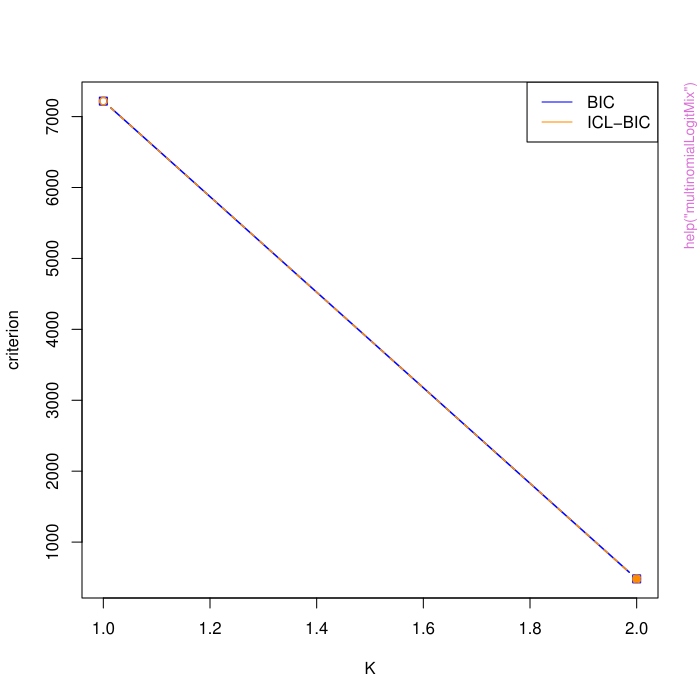

Here is the R script that generated this plot:
pkgname <- "multinomialLogitMix"
source(file.path(R.home("share"), "R", "examples-header.R"))
options(warn = 1)
base::assign(".ExTimings", "multinomialLogitMix-Ex.timings", pos = 'CheckExEnv')
base::cat("name\tuser\tsystem\telapsed\n", file=base::get(".ExTimings", pos = 'CheckExEnv'))
base::assign(".format_ptime",
function(x) {
  if(!is.na(x[4L])) x[1L] <- x[1L] + x[4L]
  if(!is.na(x[5L])) x[2L] <- x[2L] + x[5L]
  options(OutDec = '.')
  format(x[1L:3L], digits = 7L)
},
pos = 'CheckExEnv')

### * </HEADER>
library('multinomialLogitMix')

base::assign(".oldSearch", base::search(), pos = 'CheckExEnv')
base::assign(".old_wd", base::getwd(), pos = 'CheckExEnv')
cleanEx()
nameEx("dealWithLabelSwitching")
### * dealWithLabelSwitching

flush(stderr()); flush(stdout())

base::assign(".ptime", proc.time(), pos = "CheckExEnv")
### Name: dealWithLabelSwitching
### Title: Post-process the generated MCMC sample in order to undo possible
###   label switching.
### Aliases: dealWithLabelSwitching

### ** Examples

1+1



base::assign(".dptime", (proc.time() - get(".ptime", pos = "CheckExEnv")), pos = "CheckExEnv")
base::cat("dealWithLabelSwitching", base::get(".format_ptime", pos = 'CheckExEnv')(get(".dptime", pos = "CheckExEnv")), "\n", file=base::get(".ExTimings", pos = 'CheckExEnv'), append=TRUE, sep="\t")
cleanEx()
nameEx("gibbs_mala_sampler")
### * gibbs_mala_sampler

flush(stderr()); flush(stdout())

base::assign(".ptime", proc.time(), pos = "CheckExEnv")
### Name: gibbs_mala_sampler
### Title: The core of the Hybrid Gibbs/MALA MCMC sampler for the
###   multinomial logit mixture.
### Aliases: gibbs_mala_sampler

### ** Examples

#	Generate synthetic data
	K <- 2
	p <- 2
	D <- 2
	n <- 2
	set.seed(116)
	simData <- simulate_multinomial_data(K = K, p = p, D = D, n = n, size = 20, prob = 0.025)   


	gs <- gibbs_mala_sampler(y = simData$count_data, X = simData$design_matrix, 
		tau = 0.00035, nu2 = 100, K = 2, mcmc_iter = 3, 
		alpha_prior = rep(1,K), start_values = "RANDOM", 
		thin = 1, verbose = FALSE, checkAR = 100)




base::assign(".dptime", (proc.time() - get(".ptime", pos = "CheckExEnv")), pos = "CheckExEnv")
base::cat("gibbs_mala_sampler", base::get(".format_ptime", pos = 'CheckExEnv')(get(".dptime", pos = "CheckExEnv")), "\n", file=base::get(".ExTimings", pos = 'CheckExEnv'), append=TRUE, sep="\t")
cleanEx()
nameEx("gibbs_mala_sampler_ppt")
### * gibbs_mala_sampler_ppt

flush(stderr()); flush(stdout())

base::assign(".ptime", proc.time(), pos = "CheckExEnv")
### Name: gibbs_mala_sampler_ppt
### Title: Prior parallel tempering scheme of hybrid Gibbs/MALA MCMC
###   samplers for the multinomial logit mixture.
### Aliases: gibbs_mala_sampler_ppt

### ** Examples

#	Generate synthetic data

	K <- 2
	p <- 2
	D <- 3
	n <- 2
	set.seed(116)
	simData <- simulate_multinomial_data(K = K, p = p, D = D, n = n, size = 20, prob = 0.025)   



# apply mcmc sampler based on random starting values 

Kmax = 2
nChains = 2
dirPriorAlphas  = c(1, 1 + 5*exp((seq(2, 14, length = nChains - 1)))/100)/(200)
nCores <- 2
mcmc_cycles <- 2
iter_per_cycle = 2
warm_up <- 2

mcmc_random1 <-  gibbs_mala_sampler_ppt( y = simData$count_data, X = simData$design_matrix, 
		tau = 0.00035, nu2 = 100,  K = Kmax, dirPriorAlphas = dirPriorAlphas,
		mcmc_cycles = mcmc_cycles, iter_per_cycle = iter_per_cycle, 
		start_values = 'RANDOM', 
		nChains = nChains, nCores = nCores, warm_up = warm_up, showGraph = 1000, 
		checkAR = 1000)

#sampled values for the number of clusters (non-empty mixture components) per chain (columns)
mcmc_random1$nClusters



base::assign(".dptime", (proc.time() - get(".ptime", pos = "CheckExEnv")), pos = "CheckExEnv")
base::cat("gibbs_mala_sampler_ppt", base::get(".format_ptime", pos = 'CheckExEnv')(get(".dptime", pos = "CheckExEnv")), "\n", file=base::get(".ExTimings", pos = 'CheckExEnv'), append=TRUE, sep="\t")
cleanEx()
nameEx("mix_mnm_logistic")
### * mix_mnm_logistic

flush(stderr()); flush(stdout())

base::assign(".ptime", proc.time(), pos = "CheckExEnv")
### Name: mix_mnm_logistic
### Title: EM algorithm
### Aliases: mix_mnm_logistic

### ** Examples

#	Generate synthetic data

	K <- 2
	p <- 2
	D <- 3
	n <- 2
	set.seed(116)
	simData <- simulate_multinomial_data(K = K, p = p, D = D, n = n, size = 20, prob = 0.025)   

	
	SplitShakeSmallEM <- mix_mnm_logistic(y = simData$count_data, 
		X = simData$design_matrix, Kmax = 2, maxIter = 1, 
		emthreshold = 1e-8, maxNR = 1, nCores = 2, tsplit = 1, 
		msplit = 2, split = TRUE, R0 = 0.1, method = 5, 
		plotting = FALSE)
	#selected number of clusters
	SplitShakeSmallEM$estimated_K
	#estimated single best-clustering, according to MAP rule
	SplitShakeSmallEM$estimated_clustering
	# detailed output for all parameters of the selected number of clusters
	SplitShakeSmallEM$all_runs[[SplitShakeSmallEM$estimated_K]]
	



base::assign(".dptime", (proc.time() - get(".ptime", pos = "CheckExEnv")), pos = "CheckExEnv")
base::cat("mix_mnm_logistic", base::get(".format_ptime", pos = 'CheckExEnv')(get(".dptime", pos = "CheckExEnv")), "\n", file=base::get(".ExTimings", pos = 'CheckExEnv'), append=TRUE, sep="\t")
cleanEx()
nameEx("multinomialLogitMix")
### * multinomialLogitMix

flush(stderr()); flush(stdout())

base::assign(".ptime", proc.time(), pos = "CheckExEnv")
### Name: multinomialLogitMix
### Title: Main function
### Aliases: multinomialLogitMix

### ** Examples

#	Generate synthetic data

	K <- 2	#number of clusters
	p <- 2	#number of covariates (constant incl)
	D <- 5	#number of categories
	n <- 20 #generated number of observations
	set.seed(1)
	simData <- simulate_multinomial_data(K = K, p = p, D = D, n = n, size = 20, prob = 0.025)   


	# EM parameters
em_parameters <- list(maxIter = 100, emthreshold = 1e-08, 
    maxNR = 10, tsplit = 16, msplit = 10, split = TRUE, 
    R0 = 0.1, plotting = TRUE)

	#  MCMC parameters - just for illustration
	#	typically, set `mcmc_cycles` and `warm_up`to a larger values
	#	such as` mcmc_cycles = 2500` or more 
	#	and `warm_up = 40000` or more.
	nChains <- 2 #(set this to a larger value, such as 8 or more)
	mcmc_parameters <- list(tau = 0.00035, nu2 = 100, mcmc_cycles = 260, 
	    iter_per_cycle = 20, nChains = nChains, dirPriorAlphas = c(1, 
		1 + 5 * exp((seq(2, 14, length = nChains - 1)))/100)/(200), 
	    warm_up = 4800, checkAR = 500, probsSave = FALSE, 
	    showGraph = 100, ar_low = 0.15, ar_up = 0.25, burn = 100, 
	    thin = 1, withRandom = TRUE)

	# run EM with split-small-EM initialization, and then use the output to 
	#	initialize MCMC algorithm for an overfitting mixture with 
	#	Kmax = 5 components (max number of clusters - usually this is 
	#	set to a larger value, e.g. 10 or 20).
	#	Note: 
	#		1. the MCMC output is based on the non-empty components
	#		2. the EM algorithm clustering corresponds to the selected 
	#			number of clusters according to ICL.
	#		3. `nCores` should by adjusted according to your available cores.
	## No test: 
	mlm <- multinomialLogitMix(response = simData$count_data, 
		design_matrix = simData$design_matrix, method = "MCMC", 
             Kmax = 5, nCores = 2, splitSmallEM = TRUE, 
             mcmc_parameters = mcmc_parameters, em_parameters = em_parameters)
	# retrieve clustering according to EM
	mlm$EM$estimated_clustering
	# retrieve clustering according to MCMC
	mlm$MCMC_post_processed$cluster	
	
## End(No test)



base::assign(".dptime", (proc.time() - get(".ptime", pos = "CheckExEnv")), pos = "CheckExEnv")
base::cat("multinomialLogitMix", base::get(".format_ptime", pos = 'CheckExEnv')(get(".dptime", pos = "CheckExEnv")), "\n", file=base::get(".ExTimings", pos = 'CheckExEnv'), append=TRUE, sep="\t")
### * <FOOTER>
###
cleanEx()
options(digits = 7L)
base::cat("Time elapsed: ", proc.time() - base::get("ptime", pos = 'CheckExEnv'),"\n")
grDevices::dev.off()
###
### Local variables: ***
### mode: outline-minor ***
### outline-regexp: "\\(> \\)?### [*]+" ***
### End: ***
quit('no')
